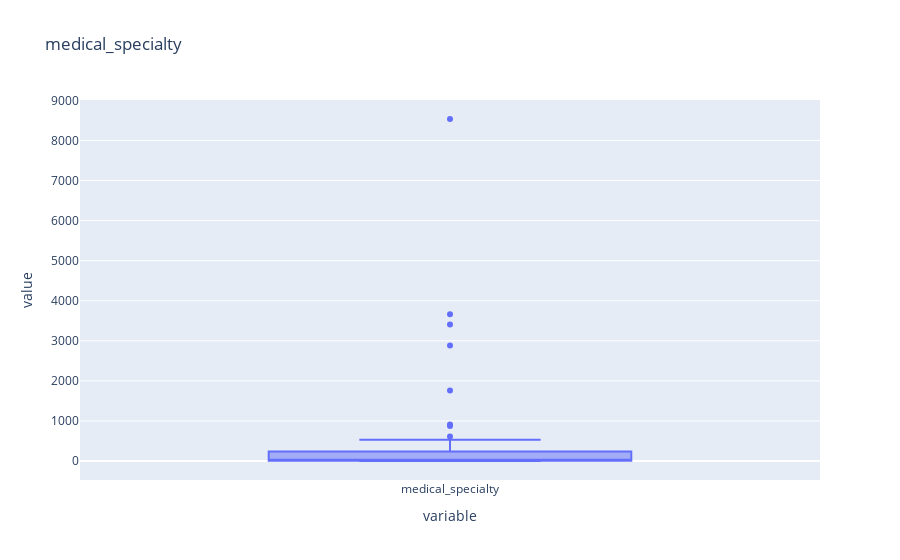

Write notebook code for a chart like this one.
### Markdown cell above
How is the interquartile distribution of `medical_specialty`

### Code cell
medi_no_unkown = diabetic_df["medical_specialty"].value_counts().iloc[1:]
print(f'Number of medical specialty know values = {medi_no_unkown.sum()}')
px.box(medi_no_unkown,title = "medical_specialty")

### Figure 1 — Plotly figure (JSON) as saved in the notebook; plotly's stock layout.template omitted (floating-point values rounded to 4 significant figures)
{"data": [{"alignmentgroup": "True", "hovertemplate": "variable=%{x}<br>value=%{y}<extra></extra>", "legendgroup": "", "marker": {"color": "#636efa"}, "name": "", "notched": false, "offsetgroup": "", "orientation": "v", "showlegend": false, "type": "box", "x": ["medical_specialty", "medical_specialty", "medical_specialty", "medical_specialty", "medical_specialty", "medical_specialty", "medical_specialty", "medical_specialty", "medical_specialty", "medical_specialty", "medical_specialty", "medical_specialty", "medical_specialty", "medical_specialty", "medical_specialty", "medical_specialty", "medical_specialty", "medical_specialty", "medical_specialty", "medical_specialty", "medical_specialty", "medical_specialty", "medical_specialty", "medical_specialty", "medical_specialty", "medical_specialty", "medical_specialty", "medical_specialty", "medical_specialty", "medical_specialty", "medical_specialty", "medical_specialty", "medical_specialty", "medical_specialty", "medical_specialty", "medical_specialty", "medical_specialty", "medical_specialty", "medical_specialty", "medical_specialty", "medical_specialty", "medical_specialty", "medical_specialty", "medical_specialty", "medical_specialty", "medical_specialty", "medical_specialty", "medical_specialty", "medical_specialty", "medical_specialty", "medical_specialty", "medical_specialty", "medical_specialty", "medical_specialty", "medical_specialty", "medical_specialty", "medical_specialty", "medical_specialty", "medical_specialty", "medical_specialty", "medical_specialty", "medical_specialty", "medical_specialty", "medical_specialty", "medical_specialty", "medical_specialty", "medical_specialty"], "x0": " ", "xaxis": "x", "y": [8535, 3661, 3406, 2885, 1759, 914, 873, 611, 532, 509, 483, 472, 418, 392, 359, 277, 265, 163, 149, 146, 140, 137, 94, 83, 80, 79, 65, 57, 51, 39, 38, 38, 36, 30, 26, 26, 24, 23, 19, 18, 15, 14, 13, 9, 7, 6, 6, 6, 6, 6, 6, 5, 5, 4, 4, 4, 3, 3, 2, 2, 1, 1, 1, 1, 1, 1, 1], "y0": " ", "yaxis": "y"}], "layout": {"boxmode": "group", "legend": {"tracegroupgap": 0}, "title": {"text": "medical_specialty"}, "xaxis": {"anchor": "y", "domain": [0, 1], "title": {"text": "variable"}}, "yaxis": {"anchor": "x", "domain": [0, 1], "title": {"text": "value"}}}}
